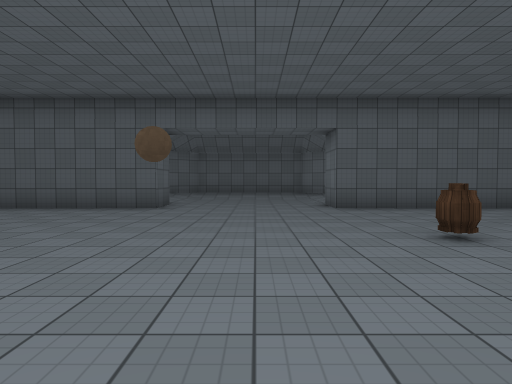
View 1 (above)

21 first-person views from a walk through a Unity game level. The camera is 1.4 m above the floor, tilts 2° down and sees 75° across. The floor is counted in squares, 2 m on a side. Each view is taken from the middle of a square. On the plan, view 1 faces up. The plan holds only what a view shows up to about 10 squares ahead; the rest is blank. The place goes on beyond the plan. The player is left out. Surface patterns are stand-ins for the level's own textures.

View 2
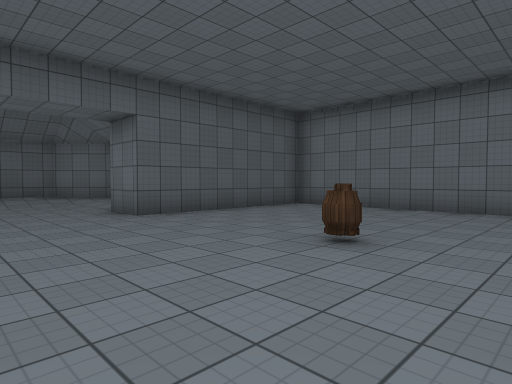

View 3
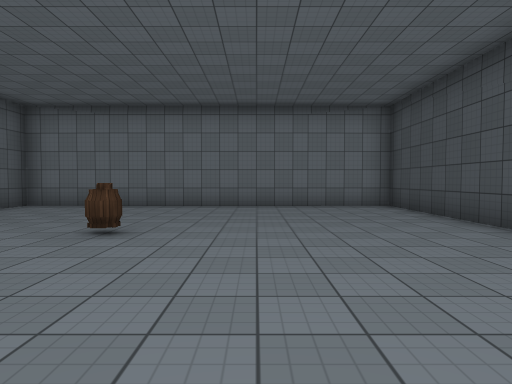

View 4
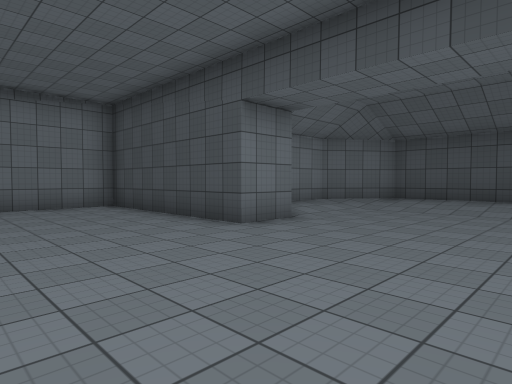

View 5
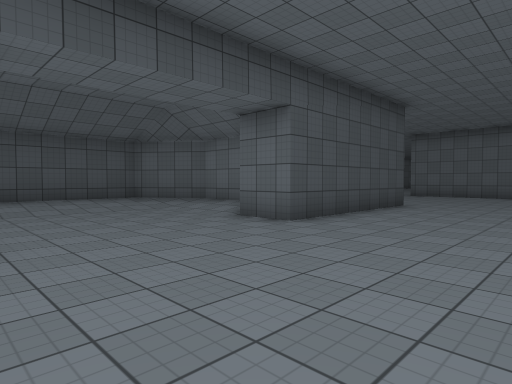

View 6
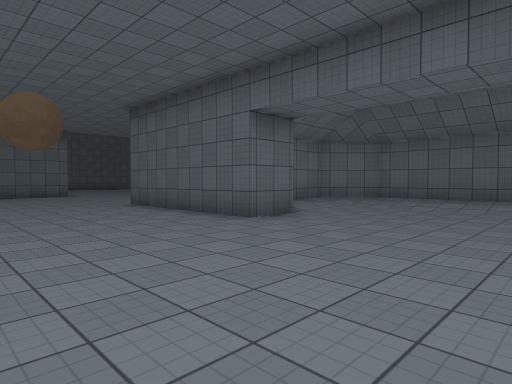

View 7
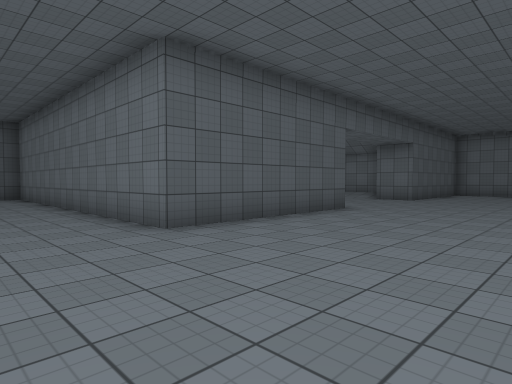

View 8
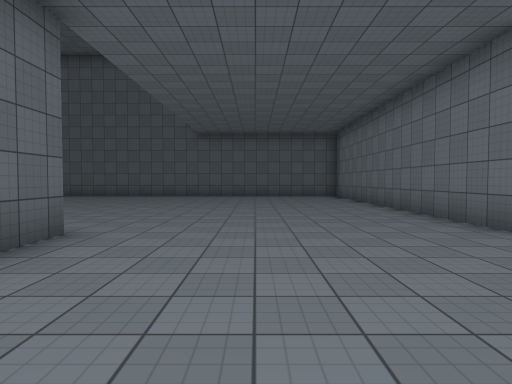

View 9
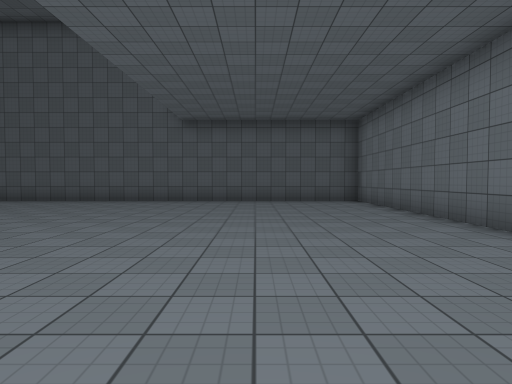

View 10
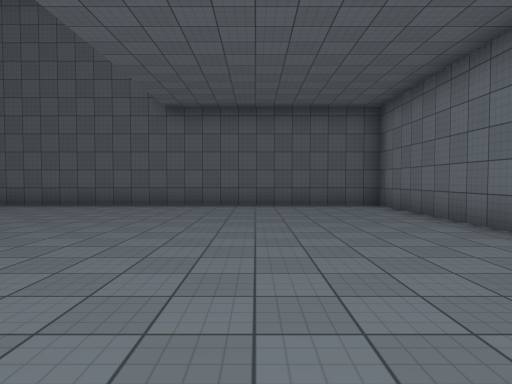

View 11
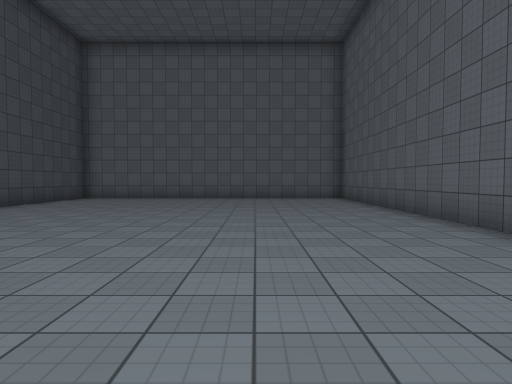

View 12
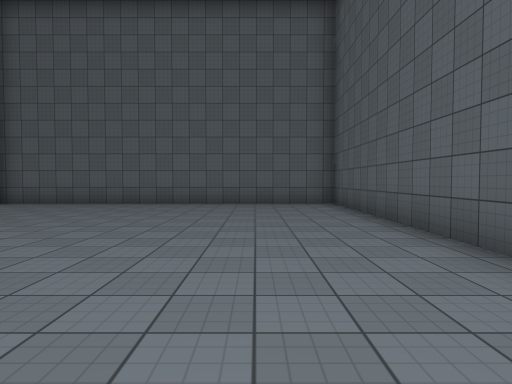

View 13
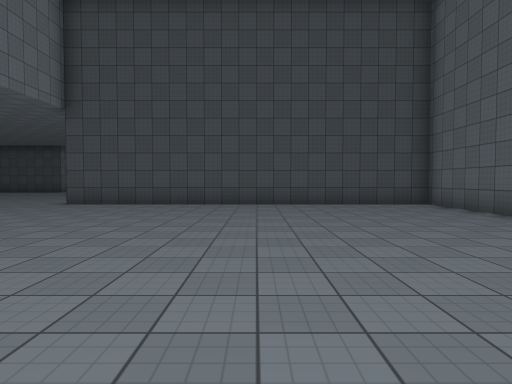

View 14
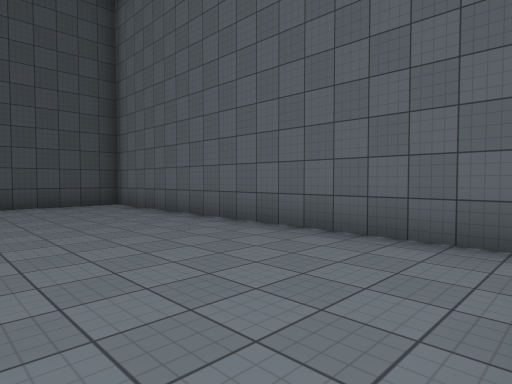

View 15
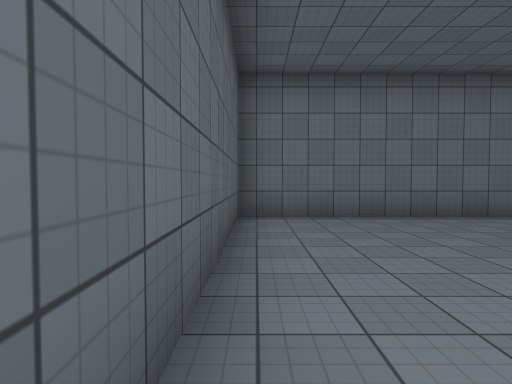

View 16
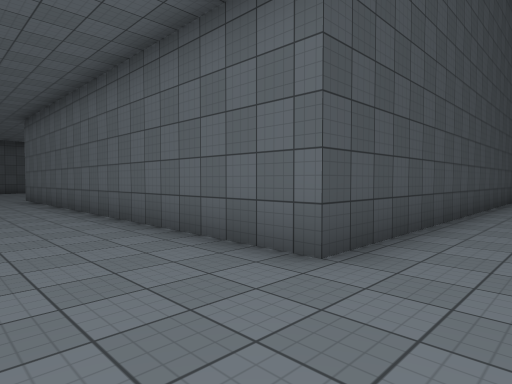

View 17
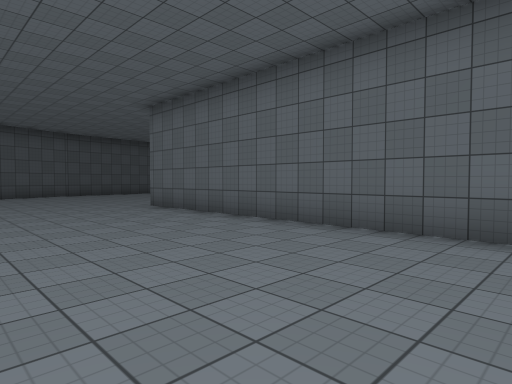

View 18
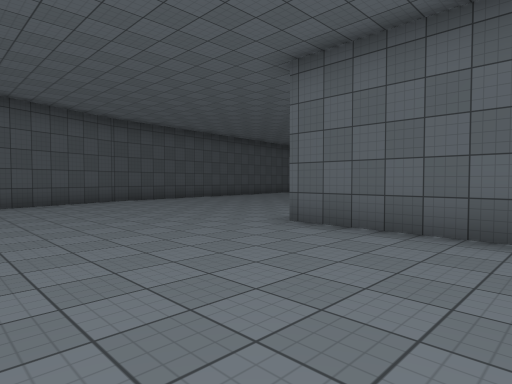

View 19
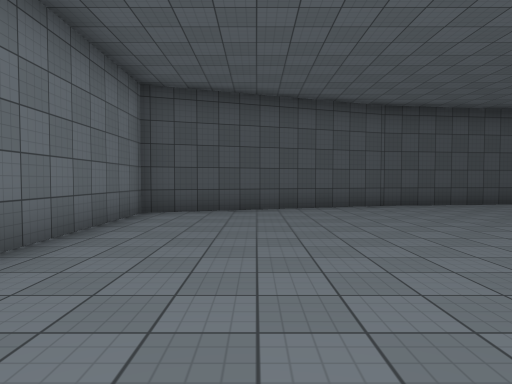

View 20
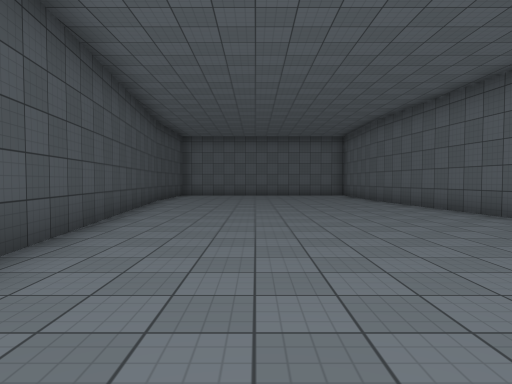

View 21
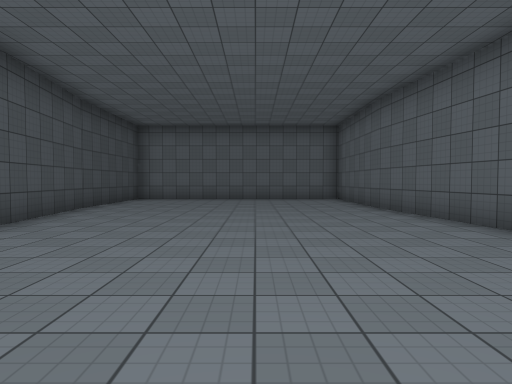

### Floor plan
Key: @ floor where view 1 was taken; # wall or solid block; . main floor; - floor 182 m lower than the main floor; / step, stairs or slope; v drop or lower ground; O other object.
Columns run from 25 left of view 1 to 7 right of it. Each row starts with its distance up from view 1.
 19  ##################
 18  #................#
 17  #................#
 16  #................#
 15  #................#
 14  #................#   ######
 13  #................#  ##////##
 12  #................#  #/..../#
 11  #................#  #/..../#
 10  #................#   v..../#
  9  #................#####....v#####
  8  ###########....................#
  7            #....................#
  6            #....................#
  5            #....................#
  4            #........  ......O...#
  3            #.....     ..........#
  2            #.....      .........#
  1            #....................#
  0            #.............@......#
 -1            #....................#
 -2            #......#--##....v#####
 -3            #.....    ##....v
 -4   ######   .......   #/..../#
 -5 ###...... ........#  #/..../#
 -6 ..................#  ##/////#
 -7 ..................#   #######
 -8 ..................#
 -9 ..................#
-10 ...............####
-11 ............####
-12 ....#########
-13 #####

Where each view was taken, in squares from view 1:
view 1: 0 up, 0 right, facing up
view 2: 2 up, 1 left, facing up-right
view 3: 2 up, 2 left, facing right
view 4: 2 up, 2 left, facing down-right
view 5: 2 up, 2 right, facing down-left
view 6: 4 up, 2 right, facing up-left
view 7: 4 up, 10 left, facing up-right
view 8: 4 up, 11 left, facing up
view 9: 7 up, 11 left, facing up
view 10: 9 up, 11 left, facing up
view 11: 15 up, 11 left, facing left
view 12: 16 up, 14 left, facing left
view 13: 18 up, 19 left, facing down
view 14: 18 up, 20 left, facing down-left
view 15: 18 up, 14 left, facing right
view 16: 10 up, 11 left, facing down-left
view 17: 5 up, 9 left, facing down-left
view 18: 0 up, 9 left, facing down-left
view 19: 2 down, 10 left, facing down
view 20: 9 down, 12 left, facing left
view 21: 8 down, 15 left, facing left
